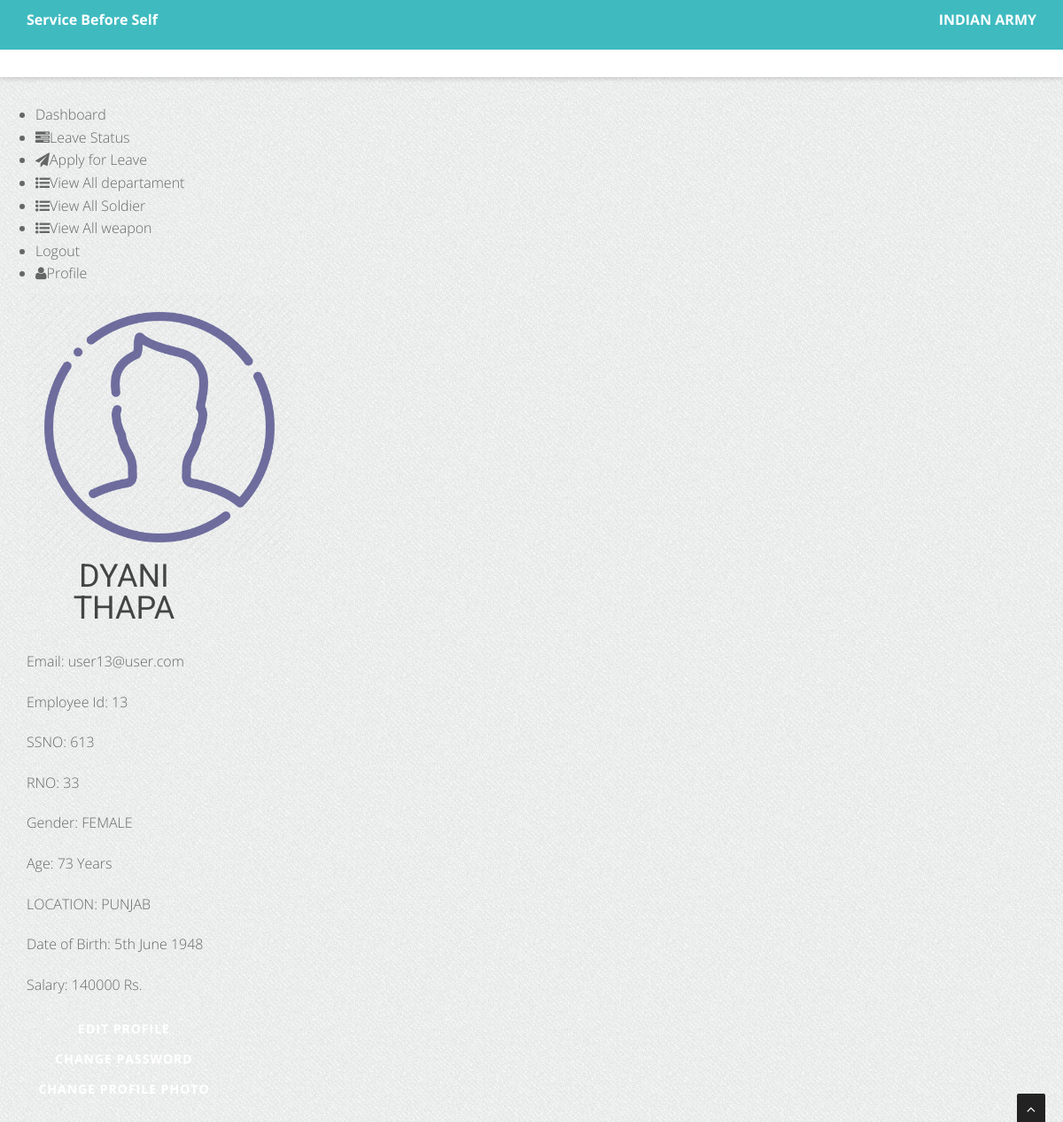
The page /soldier/profile.php (signed in) on the database its author committed.
### tables this page shows
CREATE TABLE `SOLDIERS`
              (`id` int(15) NOT NULL,
               `SSNO` INT NOT NULL ,
               `RNO` INT NOT NULL ,
               `name` varchar(50) NOT NULL ,
               `email` varchar(255) NOT NULL,
               `dob` DATE NULL ,
               `gender` varchar(10) DEFAULT NULL,
               `RANK` varchar(50) NOT NULL,
               `password` varchar(75) NOT NULL,
               `LOCATION` CHAR(50) NOT NULL ,
               `salary` INT NOT NULL,
               `dp` varchar(255) NOT NULL,
	           UNIQUE(`SSNO`),
		       UNIQUE(`RNO`),
		       UNIQUE(`name`)
               );

### soldier/profile.php (the view, shortened to what this page needs)
<?php
require_once "include/header.php";
?>
 <?php
    $sql_command = "SELECT * FROM SOLDIERS WHERE email = '$_SESSION[email_emp]' ";
    $result = mysqli_query($conn , $sql_command);
    if( mysqli_num_rows($result) > 0){
       while( $rows = mysqli_fetch_assoc($result) ){
        $SSNO = $rows["SSNO"];
        $RNO = $rows["RNO"];
           $name = ucwords($rows["name"]);
           $gender = ucwords($rows["gender"]);
           $dob= $rows["dob"];
           $LOCATION = $rows["LOCATION"];
            $salary = $rows["salary"];
            $dp = $rows["dp"];
            $id = $rows["id"];
       }
       if( empty($gender)){
           $gender = "Not Defined";
       }else{
        $dob = date('jS F Y' , strtotime($dob) );
       }
       if( empty($dob)){
            $dob = "Not Defined";
            $age = "Not Defined";
        }else{
                $date1=date_create($dob);
                $date2=date_create("now");
                $diff=date_diff($date1,$date2);
                $age = $diff->format("%y Years");
        }
}
 ?>
<div class=container>
    <div class="row ">
        <div class="col-12 col-lg-6 col-md-6" >
            <div class="card shadow" style="width: 22rem;">
                <img src="upload/<?php if(!empty($dp)){ echo $dp; }else{ echo "1.jpg"; } ?>" class="rounded img-fluid  card-img-top"  style="height: 300px "  alt="...">
                <div class="card-body">
                <h2 class="text-center mb-4"><?php echo $name; ?> </h2>
                    <p class="card-text">Email: <?php echo $_SESSION["email_emp"] ?> </p>
                    <p class="card-text">Employee Id: <?php echo $id ?> </p>
                    <p class="card-text">SSNO: <?php echo $SSNO; ?> </p>
                    <p class="card-text">RNO: <?php echo $RNO; ?> </p>
                    <p class="card-text">Gender: <?php echo $gender ?> </p>
                    <p class="card-text">Age: <?php echo $age; ?>   </p>
                    <p class="card-text">LOCATION: <?php echo $LOCATION; ?> </p>
                    <p class="card-text">Date of Birth: <?php echo $dob; ?> </p>
                    <p class="card-text">Salary: <?php echo $salary . " Rs."; ?> </p>
                    <p class="text-center">
                    <a href="edit-profile.php" class="btn btn-outline-primary">Edit Profile</a>
                    <a href="change-password.php" class="btn btn-outline-primary">Change Password</a>
                    <a href="profile-photo.php" class="mt-2 btn btn-outline-primary">Change profile photo</a>
                    </p>
                </div>
            </div>
        </div>
    </div>
</div>
<?php
require_once "include/footer.php";
?>

### css/style.css (style rules this page uses)
body { width: 100%; height: 100%; font-family: 'Open Sans', sans-serif; font-weight: 300; color: #666; background-color: #ddd; font-size: 16px; line-height: 1.6em; }
html { width: 100%; height: 100%; }
h2 { font-size: 36px; }
h1, h2, h3, h4, h5, h6 { margin: 0 0 30px; font-family: 'Roboto', sans-serif; font-weight: 400; color: #444; line-height: 1em; }
p { margin: 0 0 20px; }
a { color: #666; -webkit-transition: all .2s ease-in-out; -moz-transition: all .2s ease-in-out; transition: all .2s ease-in-out; }
.btn { position: relative; display: inline-block; outline: none; color: #fff; text-decoration: none; text-transform: uppercase; letter-spacing: 1px; font-weight: 400; text-shadow: 0 0 1px rgba(255,255,255,0.3); font-size: 14px; font-weight: 700; }

### bodybg/bg1.css (style rules this page uses)
body { background: url(../img/bodybg/bg1.png) repeat left top; }

### rows shown on the page
soldiers: name "DYANI THAPA", id "13", SSNO "613", RNO "33", gender "FEMALE", dob "73 Years", LOCATION "PUNJAB", dob "5th June 1948", salary "140000"

### other values the page prints
$_SESSION["email_emp"] "user13@user.com"
